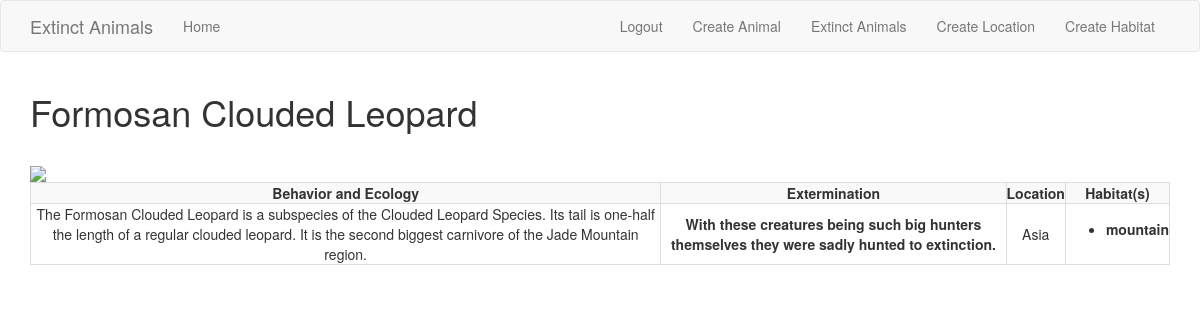
The app's page /animal/Formosan Clouded Leopard (signed in) with its own data.
### app/models.py (models this page shows, shortened)
class Animal(db.Model):
    id = db.Column(db.Integer, primary_key=True)
    name = db.Column(db.String(64), index=True, unique=True)
    bio = db.Column(db.String(120), index=True, unique=True)
    extinction = db.Column(db.String(120), index=True, unique=True)
    year = db.Column(db.Integer)
    children = db.relationship("AnimalToHabitat", back_populates="parent")

class Location(db.Model):
    id = db.Column(db.Integer, primary_key=True)
    continent = db.Column(db.String(64), index=True, unique=True)
    habitats = db.relationship('Habitat', backref='hab', lazy='dynamic')

class Habitat(db.Model):
    id = db.Column(db.Integer, primary_key=True)
    name = db.Column(db.String(64), index=True, unique=True)
    climate = db.Column(db.String(64), index=True, unique=True)
    food = db.Column(db.String(64), index=True, unique=True)
    locationID = db.Column(db.Integer, db.ForeignKey('location.id'))
    parents = db.relationship("AnimalToHabitat", back_populates="child")

### app/routes.py (the view)
@app.route('/animal/<name>')
@login_required
def animal(name):
   form = AnimalForm()
   a = Animal.query.filter_by(name=name).first()
   p= AnimalToHabitat.query.filter_by(animalID=a.id).first()
   if p is None:
       h=""
       l=""
       loc=l
   else:
       h=Habitat.query.filter_by(id=p.habitatID).first()
       l=Location.query.filter_by(id=h.id).first()
       if l is None:
           a = Animal.query.filter_by(name=name).first()
           p = AnimalToHabitat.query.filter_by(animalID=a.id).first()
           h = Habitat.query.filter_by(id=p.habitatID).first()
           l = Location.query.filter_by(id=h.locationID).first()
           loc = l.continent
       else:
           loc = l.continent
   pp = AnimalToHabitat.query.filter_by(animalID=a.id).all()
   habitats = {'username': 'sonya'}
   all_animals = Habitat.query.all()
   posts = list()
   for hh in pp:
       posts.append({'animals': {'username': Habitat.query.filter_by(id=hh.habitatID).first()},
                     })
   if form.validate_on_submit():
       title = form.username.data
   else:
       title = a.name
   if form.validate_on_submit():
       flash('Animal was created {}'.format(
           form.username.data))
   if form.validate_on_submit():
       picture = 'https://myelitedetail.us/images/drawn-animal-extinct-animal/drawn-animal-extinct-animal-20.jpg'
   else:
       picture = "https://upload.wikimedia.org/wikipedia/commons/thumb/1/12/" \
                 "Zanzibar_Leopard_2.JPG/800px-Zanzibar_Leopard_2.JPG"
   if form.validate_on_submit():
       bio = form.animalBio.data
   else:
       bio = a.bio
   if form.validate_on_submit():
       extermination = form.extermination.data
   else:
       extermination = a.extinction
       hab=posts
   return render_template("animal.html", b=bio, e=extermination, p=picture, t=title,h=hab,l=loc,animals=all_animals,posts=posts)

### app/models.py (called while the page is built)
@login.user_loader
def load_user(id):
    return User.query.get(int(id))

### app/Templates/animal.html (shortened to what this page needs)
<!DOCTYPE html>
<html lang="en">
{% extends "base.html" %}
{% block app_content %}
<h1>{{t}}</h1>
<br>
<table class="table-bordered table-striped table-hover">
    <thread class="thread-dark">
    <tr>
        <th class="text-center">Behavior and Ecology</th>
        <th class="text-center">Extermination</th>
        <th class="text-center">Location</th>
        <th class="text-center">Habitat(s)</th>
    </tr>
    </thread>
    <tr>
<img src= {{p}}>
<td class="text-center">{{b}}</td>
<th class="text-center">{{e}}</th>
<td class="text-center">{{l}}</td>
  <td class="text-center"><ul>
       {% for post in posts %}
        <li><b>{{ post.animals.username.name }}</b></li>
       {% endfor %}
  </ul></td>
    </tr>
</table>
<br>
{% endblock %}

### records on screen
Animal: name "Formosan Clouded Leopard", bio "The Formosan Clouded Leopard is a subspecies of the Clouded Leopard Species. Its tail is one-half the length of a regular clouded leopard. It is the second biggest carnivore of the Jade Mountain region.", extinction "With these creatures being such big hunters themselves they were sadly hunted to extinction."
Location: continent "Asia"
Habitat: animals.username.name "mountain"
